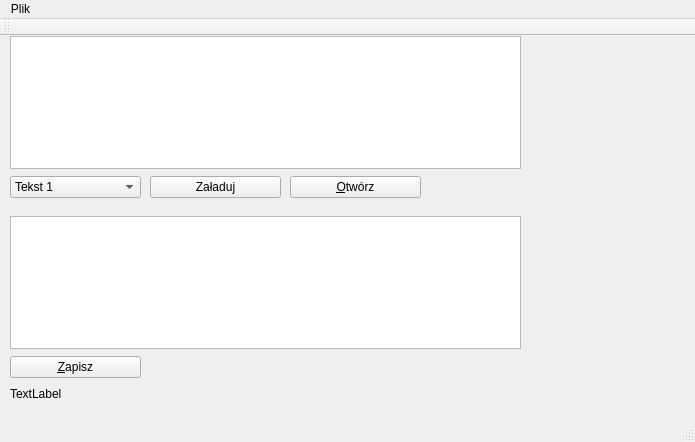
<?xml version="1.0" encoding="UTF-8"?>
<ui version="4.0">
 <class>MainWindow</class>
 <widget class="QMainWindow" name="MainWindow">
  <property name="geometry">
   <rect>
    <x>0</x>
    <y>0</y>
    <width>695</width>
    <height>442</height>
   </rect>
  </property>
  <property name="windowTitle">
   <string>MainWindow</string>
  </property>
  <widget class="QWidget" name="centralWidget">
   <widget class="QTextEdit" name="typedTextBox">
    <property name="geometry">
     <rect>
      <x>10</x>
      <y>180</y>
      <width>511</width>
      <height>133</height>
     </rect>
    </property>
   </widget>
   <widget class="QPushButton" name="saveButton">
    <property name="geometry">
     <rect>
      <x>10</x>
      <y>320</y>
      <width>131</width>
      <height>22</height>
     </rect>
    </property>
    <property name="text">
     <string>&amp;Zapisz</string>
    </property>
   </widget>
   <widget class="QLabel" name="charPerMinute">
    <property name="geometry">
     <rect>
      <x>10</x>
      <y>350</y>
      <width>311</width>
      <height>16</height>
     </rect>
    </property>
    <property name="text">
     <string>TextLabel</string>
    </property>
   </widget>
   <widget class="QTextEdit" name="testTextBox">
    <property name="enabled">
     <bool>true</bool>
    </property>
    <property name="geometry">
     <rect>
      <x>10</x>
      <y>0</y>
      <width>511</width>
      <height>133</height>
     </rect>
    </property>
    <property name="autoFillBackground">
     <bool>false</bool>
    </property>
    <property name="readOnly">
     <bool>true</bool>
    </property>
    <property name="placeholderText">
     <string/>
    </property>
   </widget>
   <widget class="QPushButton" name="openFileButton">
    <property name="geometry">
     <rect>
      <x>290</x>
      <y>140</y>
      <width>131</width>
      <height>22</height>
     </rect>
    </property>
    <property name="text">
     <string>&amp;Otwórz</string>
    </property>
   </widget>
   <widget class="QComboBox" name="textList">
    <property name="geometry">
     <rect>
      <x>10</x>
      <y>140</y>
      <width>131</width>
      <height>22</height>
     </rect>
    </property>
    <item>
     <property name="text">
      <string>Tekst 1</string>
     </property>
    </item>
    <item>
     <property name="text">
      <string>Tekst 2</string>
     </property>
    </item>
    <item>
     <property name="text">
      <string>Tekst 3</string>
     </property>
    </item>
    <item>
     <property name="text">
      <string>Tekst 4</string>
     </property>
    </item>
    <item>
     <property name="text">
      <string>Tekst 5</string>
     </property>
    </item>
    <item>
     <property name="text">
      <string/>
     </property>
    </item>
   </widget>
   <widget class="QPushButton" name="loadButton">
    <property name="geometry">
     <rect>
      <x>150</x>
      <y>140</y>
      <width>131</width>
      <height>22</height>
     </rect>
    </property>
    <property name="text">
     <string>Załaduj</string>
    </property>
   </widget>
  </widget>
  <widget class="QMenuBar" name="menuBar">
   <property name="geometry">
    <rect>
     <x>0</x>
     <y>0</y>
     <width>695</width>
     <height>19</height>
    </rect>
   </property>
   <widget class="QMenu" name="menuPlik">
    <property name="title">
     <string>Plik</string>
    </property>
    <addaction name="actionOpenFile"/>
   </widget>
   <addaction name="menuPlik"/>
  </widget>
  <widget class="QToolBar" name="mainToolBar">
   <attribute name="toolBarArea">
    <enum>TopToolBarArea</enum>
   </attribute>
   <attribute name="toolBarBreak">
    <bool>false</bool>
   </attribute>
  </widget>
  <widget class="QStatusBar" name="statusBar"/>
  <action name="actionOpenFile">
   <property name="text">
    <string>Otwórz</string>
   </property>
  </action>
 </widget>
 <layoutdefault spacing="6" margin="11"/>
 <resources/>
 <connections/>
</ui>
